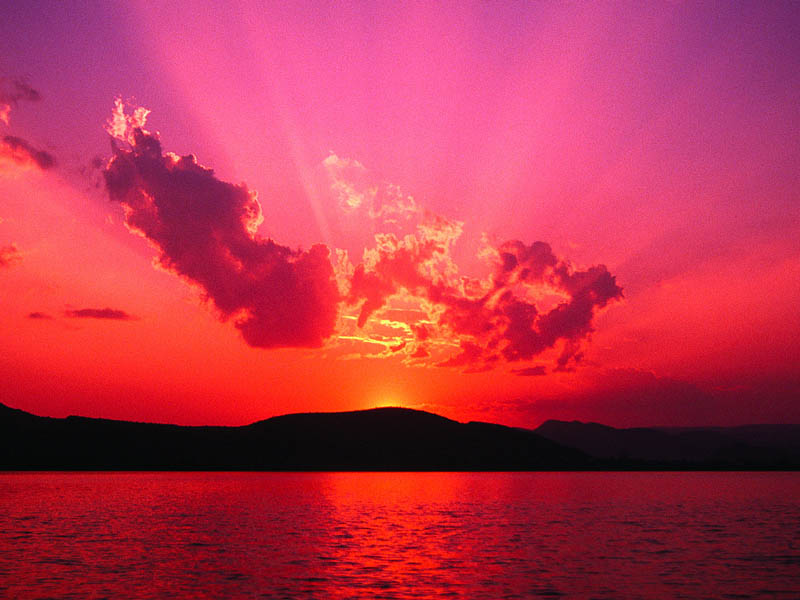
#> input picture images/Coucher.jpg, 800 x 600 px; its folder holds 4 pictures in this run
$ python image_loader.py
#> lines starting #> are read from the running program, lines starting #| are printed output that depends on the picture
from matplotlib import  pyplot as plt
import os
import cv2


images_name = os.listdir(os.path.join(os.getcwd(), "images"))

images = {image_name[:image_name.index(".")] : cv2.imread(os.path.join(os.getcwd(), "images", image_name)) for image_name in images_name}
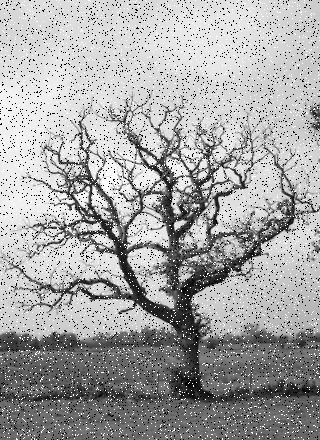
#> input picture images/Dead_tree_salt_and_pepper.png, 320 x 440 px
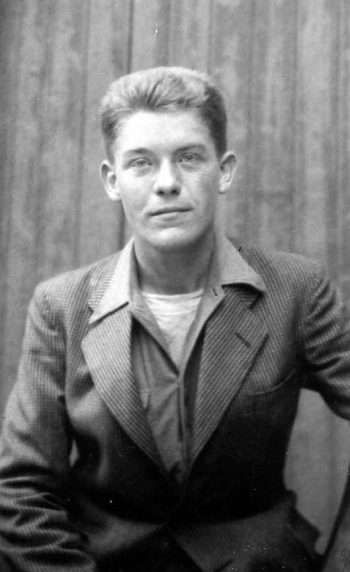
#> input picture images/ancien.jpg, 350 x 572 px
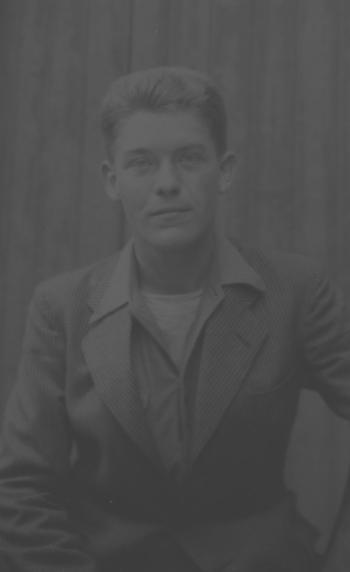
#> input picture images/ancien2.jpg, 350 x 572 px
